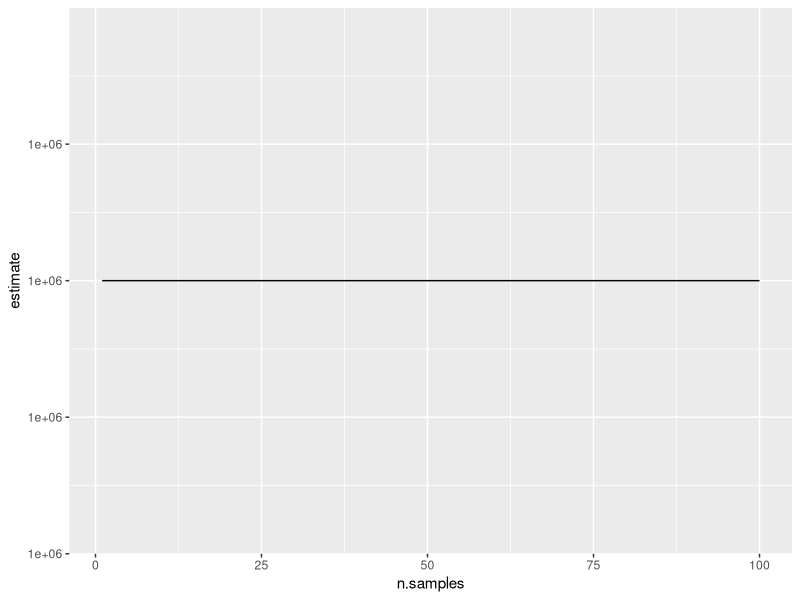
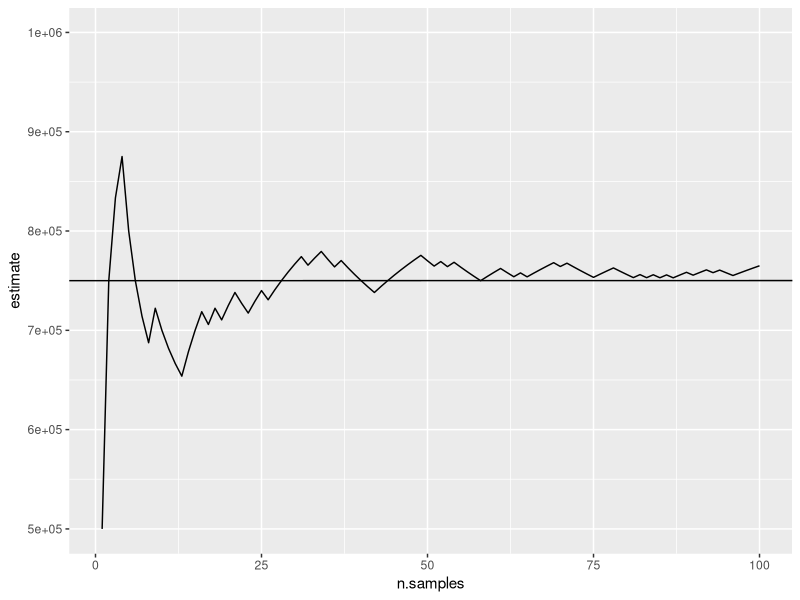
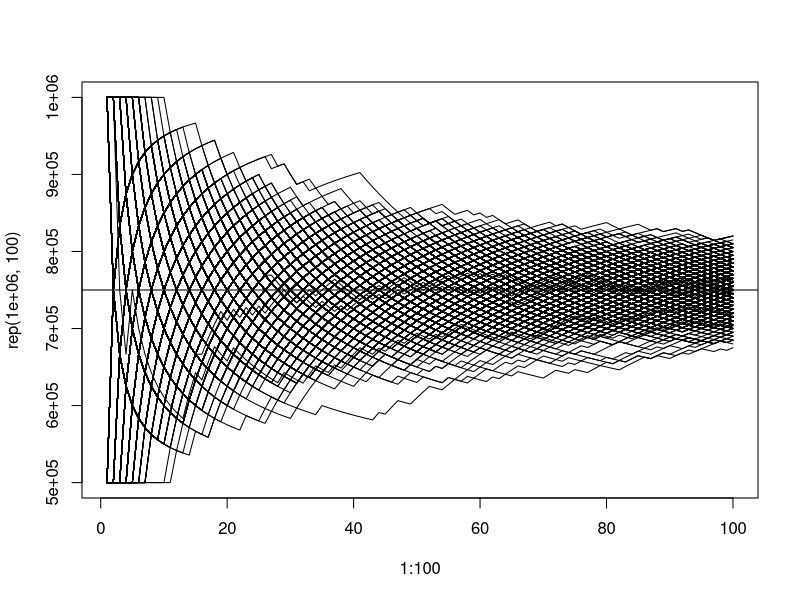

Generate these figures, in order, with R:
## ---- chunk 1
library(ggplot2)
## ---- chunk 2
nx <- 100
ny <- 100
n.trees <- nx * ny
n.apples.per.tree <- 100
n.apples <- n.trees * n.apples.per.tree
## ---- chunk 3
uniform.orchard.df <- data.frame(tree.number=1:n.trees, n.apples=n.apples.per.tree)
## ---- chunk 4
sampling.df <- data.frame(n.samples=1:100,estimate=NA)
for(i in 1:nrow(sampling.df)){
  sampling.df[i,"estimate"] <- mean(uniform.orchard.df[sample(seq(0, n.trees), sampling.df[i,"n.samples"],replace=FALSE), "n.apples"]) * n.trees
}
g <- ggplot(sampling.df, aes(x=n.samples, y=estimate)) +
  geom_line()
g
## ---- chunk 5
nx <- 100
ny <- 100
prop.bad <- 0.5
n.trees <- nx * ny
n.apples.per.good.tree <- 100
n.apples.per.bad.tree <- 50
n.apples <- (n.trees*(1-prop.bad) * n.apples.per.good.tree) + (n.trees*prop.bad * n.apples.per.bad.tree)
## ---- chunk 6
twotier.orchard.df <- data.frame(tree.number=1:n.trees, n.apples=rep(c(n.apples.per.good.tree, n.apples.per.bad.tree), n.trees/2))
## ---- chunk 7
tree.numbers <- sample(seq(0, n.trees), 100)
sampling.df <- data.frame(n.samples=1:100,estimate=NA)
for(i in 1:100){
  sampling.df[i, "estimate"] <- mean(twotier.orchard.df[tree.numbers[1:i], "n.apples"]) * n.trees
  
}
g <- ggplot(sampling.df, aes(x=n.samples, y=estimate)) +
  geom_line() + ylim(5E05, 1E06) + geom_abline(intercept=sum(twotier.orchard.df$n.apples))
g
## ---- chunk 8
plot(1:100, rep(1E06,100), type='n', ylim=c(5E05,1E06))
for(n in 1:1000){
tree.numbers <- sample(seq(0, n.trees), 100)
sampling.df <- data.frame(n.samples=1:100,estimate=NA)
for(i in 1:100){
  sampling.df[i, "estimate"] <- mean(twotier.orchard.df[tree.numbers[1:i], "n.apples"]) * n.trees
  
}
lines(1:100, sampling.df$estimate)
}
abline(a=sum(twotier.orchard.df$n.apples), b=0, lty=1)

